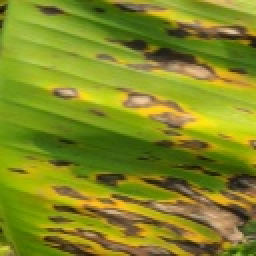
#> input picture dataset/test_data/Diseased_leaf/Diseased_leaf 919.jpg, 128 x 128 px, given as the content of the folder dataset/raw_data, which was not available (shown 2 times larger)
$ python generate_aug.py
#> lines starting #> are read from the running program, lines starting #| are printed output that depends on the picture; pictures that were not available may be replaced by others from this repository, and a replacement may not be noted
import cv2, os, random
import numpy as np

input_dir = "dataset/raw_data"
output_dir = "dataset/test_data"
os.makedirs(output_dir, exist_ok=True)

def augment_image(img):
    # Random rotation
    angle = random.randint(-30, 30)
    h, w = img.shape[:2]
    M = cv2.getRotationMatrix2D((w//2, h//2), angle, 1)
    img = cv2.warpAffine(img, M, (w, h))

    # Random flip
    if random.choice([True, False]):
        img = cv2.flip(img, 1)

    # Random brightness
    hsv = cv2.cvtColor(img, cv2.COLOR_BGR2HSV)
    value = random.randint(-30, 30)
    hsv[:,:,2] = np.clip(hsv[:,:,2] + value, 0, 255)
    img = cv2.cvtColor(hsv, cv2.COLOR_HSV2BGR)

    return img

for label in os.listdir(input_dir):
    in_path = os.path.join(input_dir, label)
    out_path = os.path.join(output_dir, label)
    os.makedirs(out_path, exist_ok=True)

    for img_name in os.listdir(in_path):
        img = cv2.imread(os.path.join(in_path, img_name))
#> img is the input picture: shape (128, 128, 3); mean B, G, R 33.3, 137.8, 130.2
        if img is None:
            continue

        for i in range(5):  # number of augmentations
            aug = augment_image(img)
            save_name = f"{os.path.splitext(img_name)[0]}_aug{i}.jpg"
            cv2.imwrite(os.path.join(out_path, save_name), aug)
#> this loop made 5 passes
#> pass 1, in augment_image, `img = cv2.warpAffine(img, M, (w, h))`:
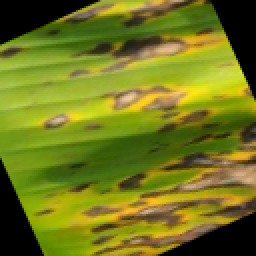
#> img: shape (128, 128, 3) (shown 2 times larger); mean of channels 0, 1, 2 27.8, 119.3, 112.9; drawn as B, G, R
#> pass 2, in augment_image (call 2), `img = cv2.warpAffine(img, M, (w, h))`:
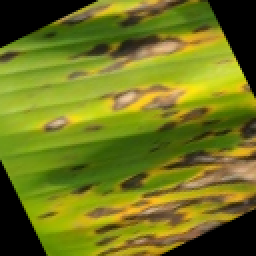
#> img: shape (128, 128, 3) (shown 2 times larger); mean B, G, R 27.6, 118.5, 112.1

$ run again, on dataset/test_data/Healthy_leaf/healthy_215.jpeg
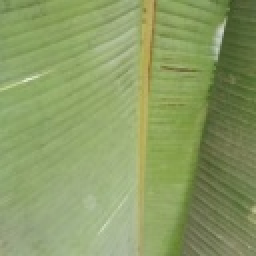
#> input picture dataset/test_data/Healthy_leaf/healthy_215.jpeg, 128 x 128 px, given as the content of the folder dataset/raw_data, which was not available (shown 2 times larger)
#> img is the input picture: shape (128, 128, 3); mean B, G, R 100.4, 156.2, 138.4
#> the loop `for i in range(5):` made 5 passes
#> pass 1, in augment_image, `img = cv2.warpAffine(img, M, (w, h))`:
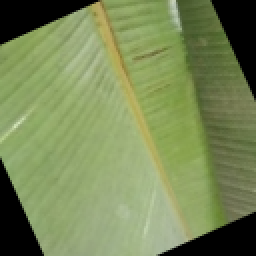
#> img: shape (128, 128, 3) (shown 2 times larger); mean of channels 0, 1, 2 86.9, 136.1, 120.7; drawn as B, G, R
#> pass 2, in augment_image (call 2), `img = cv2.warpAffine(img, M, (w, h))`:
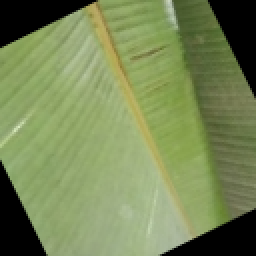
#> img: shape (128, 128, 3) (shown 2 times larger); mean B, G, R 86.4, 135.2, 120

$ run again, on dataset/test_data/Healthy_leaf/healthy_216.jpeg
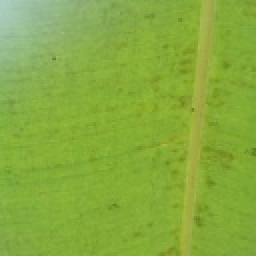
#> input picture dataset/test_data/Healthy_leaf/healthy_216.jpeg, 128 x 128 px, given as the content of the folder dataset/raw_data, which was not available (shown 2 times larger)
#> img is the input picture: shape (128, 128, 3); mean B, G, R 62.4, 171.8, 134.7
#> the loop `for i in range(5):` made 5 passes
#> pass 1, in augment_image, `img = cv2.warpAffine(img, M, (w, h))`:
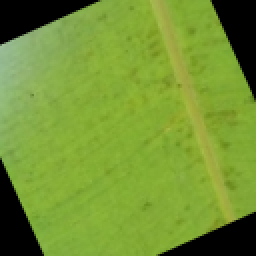
#> img: shape (128, 128, 3) (shown 2 times larger); mean of channels 0, 1, 2 51.2, 147.8, 115.9; drawn as B, G, R

$ run again, on dataset/test_data/Non_leaf/non_banana_0000.jpg
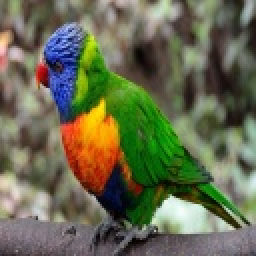
#> input picture dataset/test_data/Non_leaf/non_banana_0000.jpg, 128 x 128 px, given as the content of the folder dataset/raw_data, which was not available (shown 2 times larger)
#> img is the input picture: shape (128, 128, 3); mean B, G, R 80.2, 107.2, 104.3
#> the loop `for i in range(5):` made 5 passes
#> pass 1, in augment_image, `img = cv2.cvtColor(hsv, cv2.COLOR_HSV2BGR)`:
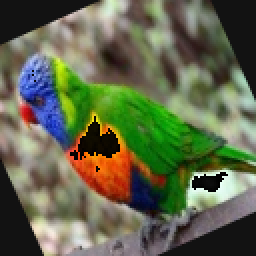
#> img: shape (128, 128, 3) (shown 2 times larger); mean B, G, R 75.8, 103.1, 97.3
#> pass 2, in augment_image (call 2), `img = cv2.warpAffine(img, M, (w, h))`:
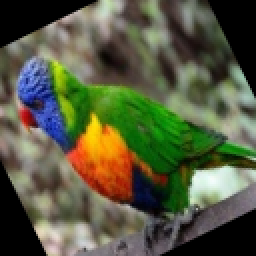
#> img: shape (128, 128, 3) (shown 2 times larger); mean B, G, R 65.1, 90.8, 87.2
